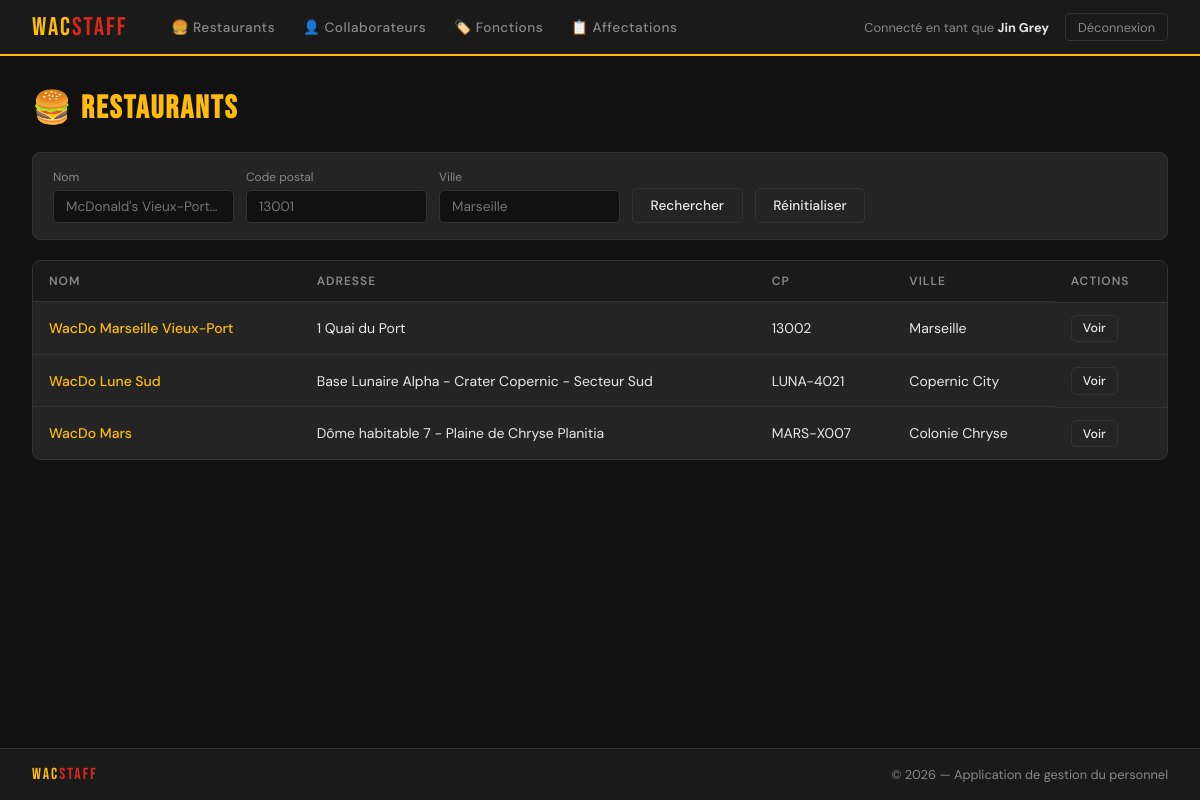
Page /WacStaff/restaurants/ (signed in) on the committed database.
### WacStaff/models.py (models this page shows, shortened)
class Collaborateur(AbstractBaseUser, PermissionsMixin):
    nom = models.CharField(max_length=100)
    prenom = models.CharField(max_length=100)
    email = models.EmailField(max_length=100, unique=True)
    date1ereEmbauche = models.DateTimeField(auto_now_add=True)
    admin = models.BooleanField(default=False)
    USERNAME_FIELD = 'email'            # champ utilisé pour se connecter
    REQUIRED_FIELDS = ['nom', 'prenom'] # champs demandés par createsuperuser en plus de l'email
    objects = CollaborateurManager()
    @property
    def is_staff(self):
        return self.admin

class Restaurant(models.Model):
    nom = models.CharField(max_length=100, unique=True)
    adresse = models.CharField(max_length=300, unique=True)
    codePostal = models.CharField(max_length=50)
    ville = models.CharField(max_length=100)

### WacStaff/views.py (the view)
# urls.py: path('restaurants/', views.restaurant_list, name='restaurant_list'),
@login_required
def restaurant_list(request):
    qs = Restaurant.objects.all()
    q_nom = request.GET.get('nom', '')
    q_cp = request.GET.get('codePostal', '')
    q_ville = request.GET.get('ville', '')
    if q_nom:
        qs = qs.filter(nom__icontains=q_nom)
    if q_cp:
        qs = qs.filter(codePostal__icontains=q_cp)
    if q_ville:
        qs = qs.filter(ville__icontains=q_ville)
    return render(request, 'restaurants/list.html', {
        'restaurants': qs, 'q_nom': q_nom, 'q_cp': q_cp, 'q_ville': q_ville,
    })

### WacStaff/templates/restaurants/list.html (shortened to what this page needs)
{% extends "base.html" %}
{% block content %}
<div class="page-header">
    <h1 class="page-title">🍔 <span>Restaurants</span></h1>
</div>
<form method="get" class="search-bar">
    <div>
        <label>Nom</label>
        <input type="text" name="nom" value="{{ q_nom }}" placeholder="McDonald's Vieux-Port…">
    </div>
    <div>
        <label>Code postal</label>
        <input type="text" name="codePostal" value="{{ q_cp }}" placeholder="13001">
    </div>
    <div>
        <label>Ville</label>
        <input type="text" name="ville" value="{{ q_ville }}" placeholder="Marseille">
    </div>
    <button type="submit" class="btn btn-secondary">Rechercher</button>
    <a href="{% url 'restaurant_list' %}" class="btn btn-secondary">Réinitialiser</a>
</form>
<div class="table-wrap">
    {% if restaurants %}
    <table>
        <thead>
            <tr><th>Nom</th><th>Adresse</th><th>CP</th><th>Ville</th><th>Actions</th></tr>
        </thead>
        <tbody>
        {% for r in restaurants %}
        <tr>
            <td><a href="{% url 'restaurant_detail' r.pk %}" style="color:#FFBC0D;text-decoration:none;font-weight:500;">{{ r.nom }}</a></td>
            <td>{{ r.adresse }}</td>
            <td>{{ r.codePostal }}</td>
            <td>{{ r.ville }}</td>
            <td class="td-actions">
                <a href="{% url 'restaurant_detail' r.pk %}" class="btn btn-secondary btn-sm">Voir</a>
            </td>
        </tr>
        {% endfor %}
        </tbody>
    </table>
    {% else %}
    <div class="empty-state">Aucun restaurant trouvé.</div>
    {% endif %}
</div>
{% endblock %}

### WacStaff/templates/base.html (shortened to what this page needs)
<!doctype html>
<html lang="fr">
<head>
    {% load static %}
    <link rel="stylesheet" href="{% static 'wacstaff.css' %}">
</head>
<body>
{% if user.is_authenticated %}
<nav>
    <a href="{% url 'home' %}" class="nav-brand">Wac<span>Staff</span></a>
    <div class="nav-links">
        <a href="{% url 'restaurant_list' %}">🍔 Restaurants</a>
        <a href="{% url 'collaborateur_list' %}">👤 Collaborateurs</a>
        <a href="{% url 'fonction_list' %}">🏷️ Fonctions</a>
        <a href="{% url 'affectation_list' %}">📋 Affectations</a>
    </div>
    <div class="nav-user">
        <span>Connecté en tant que <strong>{{ user.prenom }} {{ user.nom }}</strong>
        </span>
        <form method="post" action="{% url 'logout' %}" style="display:inline;">
            <button type="submit" class="btn-logout">Déconnexion</button>
        </form>
    </div>
</nav>
{% endif %}
<main>
    {% block content %}{% endblock %}
</main>
<footer>
    <span class="footer-brand">Wac<span>Staff</span></span>
    <span class="footer-copy">© {% now "Y" %} — Application de gestion du personnel</span>
</footer>
</body>
</html>

### WacStaff/static/wacstaff.css (style rules this page uses)
:root { --gold: #FFBC0D; --red: #DA291C; --dark: #1a1a1a; --darker: #111111; --surface: #242424; --border: #333333; --text: #e8e8e8; --muted: #888888; --success: #4ade80; --danger: #f87171; }
* { box-sizing: border-box; margin: 0; padding: 0; }
body { font-family: 'DM Sans', sans-serif; background: var(--darker); color: var(--text); min-height: 100vh; display: flex; flex-direction: column; }
nav { background: var(--dark); border-bottom: 2px solid var(--gold); padding: 0 2rem; display: flex; align-items: center; gap: 2rem; height: 56px; position: sticky; top: 0; z-index: 100; }
.nav-brand { font-family: 'Bebas Neue', sans-serif; font-size: 1.6rem; color: var(--gold); letter-spacing: 2px; text-decoration: none; }
.nav-brand span { color: var(--red); }
.nav-links { display: flex; gap: 0.25rem; flex: 1; }
.nav-links a { color: var(--muted); text-decoration: none; font-size: 0.85rem; font-weight: 500; padding: 0.4rem 0.75rem; border-radius: 4px; transition: all 0.15s; letter-spacing: 0.5px; }
.nav-user { display: flex; align-items: center; gap: 1rem; font-size: 0.8rem; color: var(--muted); }
.nav-user strong { color: var(--text); }
.btn-logout { background: none; border: 1px solid var(--border); color: var(--muted); padding: 0.3rem 0.75rem; border-radius: 4px; cursor: pointer; font-size: 0.8rem; font-family: 'DM Sans', sans-serif; text-decoration: none; transition: all 0.15s; }
main { flex: 1; padding: 2rem; max-width: 1200px; margin: 0 auto; width: 100%; }
.page-header { display: flex; justify-content: space-between; align-items: center; margin-bottom: 1.5rem; }
.page-title { font-family: 'Bebas Neue', sans-serif; font-size: 2rem; letter-spacing: 2px; color: var(--text); }
.page-title span { color: var(--gold); }
.btn { display: inline-flex; align-items: center; gap: 0.4rem; padding: 0.5rem 1.1rem; border-radius: 5px; font-size: 0.85rem; font-weight: 500; text-decoration: none; cursor: pointer; border: none; transition: all 0.15s; font-family: 'DM Sans', sans-serif; }
.btn-secondary { background: var(--surface); color: var(--text); border: 1px solid var(--border); }
.btn-sm { padding: 0.3rem 0.7rem; font-size: 0.78rem; }
.search-bar { background: var(--surface); border: 1px solid var(--border); border-radius: 8px; padding: 1rem 1.25rem; display: flex; gap: 0.75rem; flex-wrap: wrap; align-items: flex-end; margin-bottom: 1.25rem; }
.search-bar label { font-size: 0.75rem; color: var(--muted); display: block; margin-bottom: 0.3rem; }
.search-bar input, .search-bar select { background: var(--darker); border: 1px solid var(--border); color: var(--text); padding: 0.45rem 0.75rem; border-radius: 5px; font-size: 0.85rem; font-family: 'DM Sans', sans-serif; min-width: 150px; }
.table-wrap { background: var(--surface); border: 1px solid var(--border); border-radius: 8px; overflow: hidden; }
table { width: 100%; border-collapse: collapse; }
th { background: var(--dark); font-size: 0.75rem; font-weight: 600; color: var(--muted); text-transform: uppercase; letter-spacing: 1px; padding: 0.75rem 1rem; text-align: left; }
td { padding: 0.75rem 1rem; border-top: 1px solid var(--border); font-size: 0.875rem; vertical-align: middle; }
.td-actions { display: flex; gap: 0.4rem; }
footer { background: var(--dark); border-top: 1px solid var(--border); padding: 1rem 2rem; display: flex; justify-content: space-between; align-items: center; font-size: 0.8rem; color: var(--muted); }
.footer-brand { font-family: 'Bebas Neue', sans-serif; font-size: 1rem; color: var(--gold); letter-spacing: 2px; }
.footer-brand span { color: var(--red); }
.footer-copy { color: var(--muted); }

### rows in the picture
Collaborateur: prenom "Jin", nom "Grey"
Restaurant: nom "WacDo Marseille Vieux-Port", adresse "1 Quai du Port", codePostal "13002", ville "Marseille"
Restaurant: nom "WacDo Lune Sud", adresse "Base Lunaire Alpha - Crater Copernic - Secteur Sud", codePostal "LUNA-4021", ville "Copernic City"
Restaurant: nom "WacDo Mars", adresse "Dôme habitable 7 - Plaine de Chryse Planitia", codePostal "MARS-X007", ville "Colonie Chryse"
